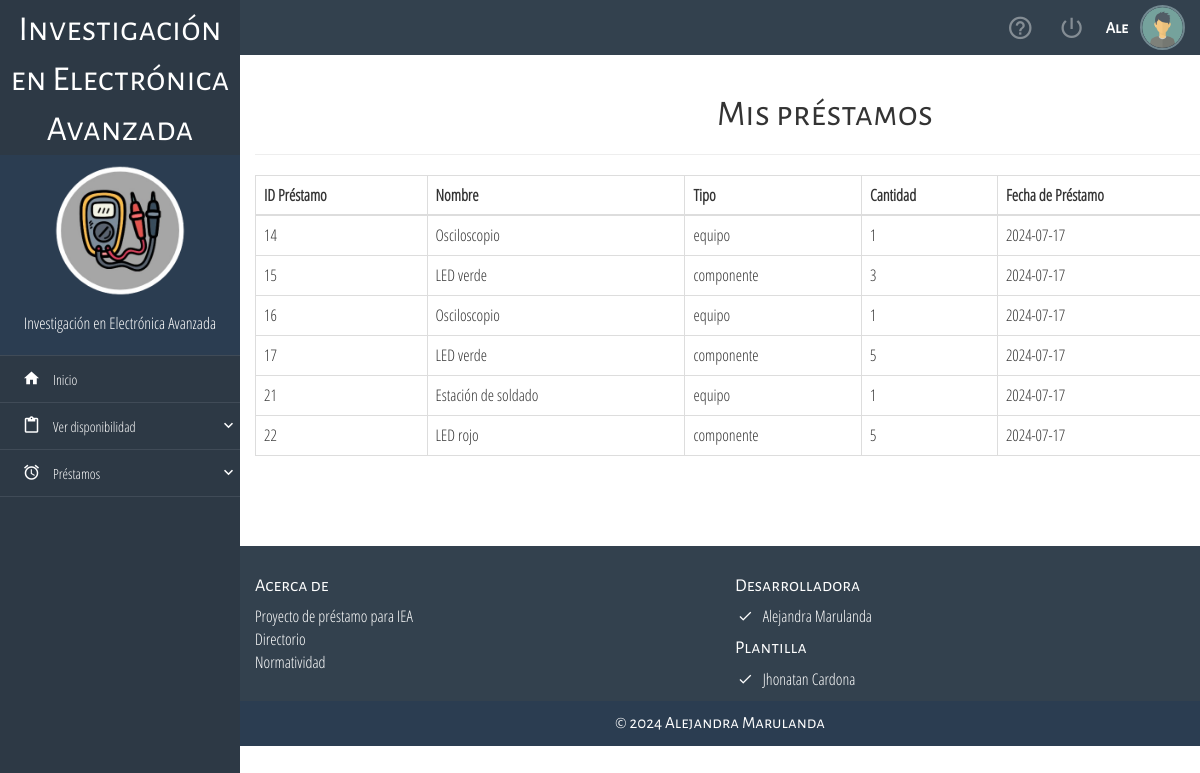
Screenshot of /misPrestamos.php (signed in) with the database file from the repository.
### tables this page shows
CREATE TABLE `prestamos` (
  `id` int(11) NOT NULL,
  `id_usuario` int(11) DEFAULT NULL,
  `id_material` int(11) DEFAULT NULL,
  `cantidad` int(11) NOT NULL,
  `fecha_prestamo` date DEFAULT NULL,
  `estatus` enum('vigente','entregado') NOT NULL DEFAULT 'vigente'
);

CREATE TABLE `catalogo` (
  `ID` int(11) NOT NULL,
  `nombre` varchar(30) NOT NULL,
  `tipo` enum('equipo','componente') NOT NULL,
  `cantidad` int(11) NOT NULL,
  `disponibles` int(11) NOT NULL
);

### misPrestamos.php (the view, shortened to what this page needs)
<?php
include("conexion.php");
$usuario_id = $_SESSION['id'];
$query = "
    SELECT p.id, c.nombre, c.tipo, p.cantidad, p.fecha_prestamo, p.estatus
    FROM prestamos p
    JOIN catalogo c ON p.id_material = c.ID
    WHERE p.id_usuario = ?
";
$stmt = $mysqli->prepare($query);
$stmt->bind_param("i", $usuario_id);
$stmt->execute();
$result = $stmt->get_result();
$prestamos = $result->fetch_all(MYSQLI_ASSOC);
?>
<!DOCTYPE html>
<html lang="es">
<head>
    <link rel="stylesheet" href="css/sweet-alert.css">
    <link rel="stylesheet" href="css/material-design-iconic-font.min.css">
    <link rel="stylesheet" href="css/normalize.css">
    <link rel="stylesheet" href="css/bootstrap.min.css">
    <link rel="stylesheet" href="css/jquery.mCustomScrollbar.css">
    <link rel="stylesheet" href="css/style.css">
</head>
<body>
    <div class="navbar-lateral full-reset">
        <div class="full-reset container-menu-movile custom-scroll-containers">
            <div class="full-reset all-tittles">
                <div class="biblioteca">
                    <center>Investigación en Electrónica Avanzada</center>
                </div>
            </div>
            <div class="full-reset" style="background-color:#2B3D51; padding: 10px 0; color:#fff;">
                <figure>
                    <img src="assets/img/logo1.png" alt="Biblioteca" class="img-responsive center-box" style="width:55%;">
                </figure>
                <p class="text-center" style="padding-top: 15px;">Investigación en Electrónica Avanzada</p>
            </div>
            <div class="full-reset nav-lateral-list-menu">
                <ul class="list-unstyled">
                    <li><a href="iniciouser.php"><i class="zmdi zmdi-home zmdi-hc-fw"></i>&nbsp;&nbsp; Inicio</a></li>
                    <li>
                        <div class="dropdown-menu-button"><i class="zmdi zmdi-assignment-o zmdi-hc-fw"></i>&nbsp;&nbsp; Ver disponibilidad <i class="zmdi zmdi-chevron-down pull-right zmdi-hc-fw"></i></div>
                    </li>
                    <li>
                        <div class="dropdown-menu-button"><i class="zmdi zmdi-alarm zmdi-hc-fw"></i>&nbsp;&nbsp; Préstamos <i class="zmdi zmdi-chevron-down pull-right zmdi-hc-fw"></i></div>
                    </li>
                </ul>
            </div>
        </div>
    </div>
    <div class="content-page-container full-reset custom-scroll-containers">
        <nav class="navbar-user-top full-reset">
            <ul class="list-unstyled full-reset">
                <figure>
                    <img src="assets/img/user03.png" alt="user-picture" class="img-responsive img-circle center-box">
                </figure>
                <li style="color:#fff; cursor:default;">
                    <span class="all-tittles"><strong><?php echo $_SESSION['user'];?></strong></span>
                </li>
                <li class="tooltips-general exit-system-button" data-href="index.php" data-placement="bottom" title="Salir del sistema">
                    <i class="zmdi zmdi-power"></i>
                </li>
                <li class="tooltips-general btn-help" data-placement="bottom" title="Ayuda">
                    <i class="zmdi zmdi-help-outline zmdi-hc-fw"></i>
                </li>
            </ul>
        </nav>
        <div class="container">
            <div class="page-header">
                <h1 class="all-tittles"><center>Mis préstamos</center></h1>
            </div>
            <?php if (!empty($prestamos)): ?>
                <table class="table table-bordered">
                    <thead>
                        <tr>
                            <th>ID Préstamo</th>
                            <th>Nombre</th>
                            <th>Tipo</th>
                            <th>Cantidad</th>
                            <th>Fecha de Préstamo</th>
                        </tr>
                    </thead>
                    <tbody>
                        <?php foreach ($prestamos as $prestamo): ?>
                            <tr>
                                <td><?php echo $prestamo['id']; ?></td>
                                <td><?php echo $prestamo['nombre']; ?></td>
                                <td><?php echo $prestamo['tipo']; ?></td>
                                <td><?php echo $prestamo['cantidad']; ?></td>
                                <td><?php echo $prestamo['fecha_prestamo']; ?></td>
                            </tr>
                        <?php endforeach; ?>
                    </tbody>
                </table>
            <?php else: ?>
                <div class="no-prestamos">
                    <p>No has solicitado ningún préstamo aún.</p>
                </div>
            <?php endif; ?>
        </div>
        <footer class="footer full-reset">
            <div class="container-fluid">
                <div class="row">
                    <div class="col-xs-12 col-sm-6">
                        <h4 class="all-tittles">Acerca de</h4>
                        <p>
Proyecto de préstamo para IEA<br>
Directorio <br>
Normatividad<br>
                        </p>
                    </div>
                    <div class="col-xs-12 col-sm-6">
                        <h4 class="all-tittles">Desarrolladora</h4>
                        <ul class="list-unstyled">
                            <li><i class="zmdi zmdi-check zmdi-hc-fw"></i>&nbsp; Alejandra Marulanda</li>
                        </ul>
                        <h4 class="all-tittles">Plantilla</h4>
                        <ul class="list-unstyled">
                            <li><i class="zmdi zmdi-check zmdi-hc-fw"></i>&nbsp; Jhonatan Cardona </li>
                        </ul>
                    </div>
                </div>
            </div>
            <div class="footer-copyright full-reset all-tittles">© 2024 Alejandra Marulanda</div>
        </footer>
    </div>
</body>
</html>

### css/style.css (style rules this page uses)
html, body { height: 100%; margin: 0; padding: 0; width: 100%; font-size: 16px; font-family: "Parrafos" !important; background-color: #fff; }
.all-tittles { font-family: "Titulos" !important; }
.center-box { margin: 0 auto; }
.full-reset { margin: 0; padding: 0; width: 100%; }
.navbar-user-top { background-color: #33414E; height: 55px; position: relative; top: 0; left: 0; z-index: 7; }
.navbar-user-top > ul { height: 55px; padding: 0 15px; margin: 0; }
.navbar-user-top > ul > li { display: inline-block; float: right; color: rgba(255,255,255,.4); height: 55px; margin: 0 12px; text-align: center; cursor: pointer; line-height: 55px; }
.navbar-user-top > ul > li > i { font-size: 27px; line-height: 55px; }
.navbar-user-top > ul > figure > img { width: 45px; float: right; height: 45px; border: 2px solid #728890; margin-top: 5px; }
.navbar-lateral { width: 20%; height: 100%; position: absolute; top: 0; left: 0; z-index: 1; }
.container-menu-movile { background-color: #2D3945; height: 100% !important; }
.content-page-container { height: 100%; position: absolute; top: 0; right: 0; z-index: 1; width: 80%; background-color: #fff; }
.nav-lateral-list-menu ul li { margin: 0; padding: 0; display: block; }
.nav-lateral-list-menu ul li a, .nav-lateral-list-menu ul li div { width: 100%; min-height: 45px; line-height: 45px; display: block; padding: 0; padding-left: 20px; font-size: 14px; text-decoration: none; color: #fff; border-bottom: 1px solid rgba(230,233,238,.1); transition: .3s all ease-in-out; -moz-transition: .3s all ease-in-out; -ms-transition: .3s all ease-in-out; -webkit-transition: .3s all ease-in-out; }
.nav-lateral-list-menu i { font-size: 18px; line-height: 45px; }
.nav-lateral-list-menu ul li:first-child { border-top: 1px solid rgba(230,233,238,.1); }
.nav-lateral-list-menu ul li div { cursor: pointer; }
.footer { background-color: #33414E; height: auto; color: #fff; padding-top: 20px; margin-top: 70px; }
.footer-copyright { height: 45px; line-height: 45px; color: #fff; text-align: center; font-size: 17px; background-color: #2B3D51; }
@media (min-width: 1200px) { .navbar-lateral { display: inherit !important; } }

### misPrestamos.php (style rules this page uses)
.biblioteca { margin-top: 5px; color: white; font-size: 35px; }

### rows the page displays
prestamos: id "14", id_material.nombre "Osciloscopio", id_material.tipo "equipo", cantidad "1", fecha_prestamo "2024-07-17"
prestamos: id "15", id_material.nombre "LED verde", id_material.tipo "componente", cantidad "3", fecha_prestamo "2024-07-17"
prestamos: id "16", id_material.nombre "Osciloscopio", id_material.tipo "equipo", cantidad "1", fecha_prestamo "2024-07-17"
prestamos: id "17", id_material.nombre "LED verde", id_material.tipo "componente", cantidad "5", fecha_prestamo "2024-07-17"
prestamos: id "21", id_material.nombre "Estación de soldado", id_material.tipo "equipo", cantidad "1", fecha_prestamo "2024-07-17"
prestamos: id "22", id_material.nombre "LED rojo", id_material.tipo "componente", cantidad "5", fecha_prestamo "2024-07-17"

### other values shown
$_SESSION['user'] "Ale"
